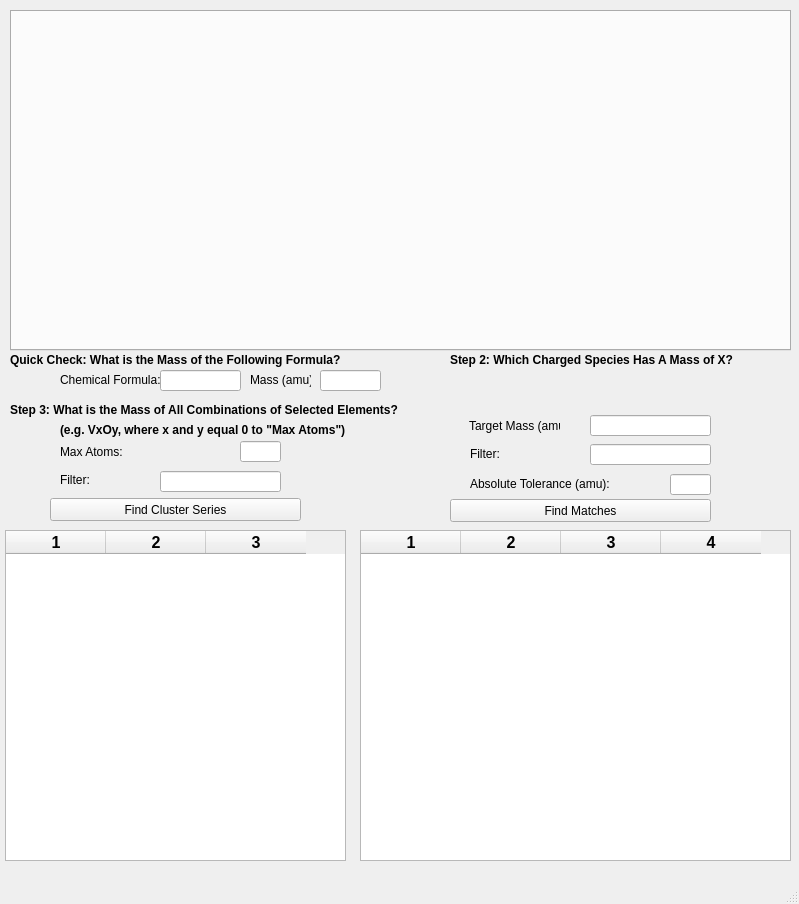
<?xml version="1.0" encoding="UTF-8"?>
<ui version="4.0">
 <class>MainWindow</class>
 <widget class="QMainWindow" name="MainWindow">
  <property name="geometry">
   <rect>
    <x>0</x>
    <y>0</y>
    <width>799</width>
    <height>904</height>
   </rect>
  </property>
  <property name="windowTitle">
   <string>MainWindow</string>
  </property>
  <widget class="QWidget" name="centralwidget">
   <widget class="QPushButton" name="btnFindMatches">
    <property name="geometry">
     <rect>
      <x>450</x>
      <y>499</y>
      <width>261</width>
      <height>23</height>
     </rect>
    </property>
    <property name="text">
     <string>Find Matches</string>
    </property>
   </widget>
   <widget class="QLabel" name="label_5">
    <property name="geometry">
     <rect>
      <x>470</x>
      <y>474</y>
      <width>191</width>
      <height>20</height>
     </rect>
    </property>
    <property name="text">
     <string>Absolute Tolerance (amu):</string>
    </property>
   </widget>
   <widget class="QLabel" name="label_6">
    <property name="geometry">
     <rect>
      <x>60</x>
      <y>436</y>
      <width>101</width>
      <height>31</height>
     </rect>
    </property>
    <property name="text">
     <string>Max Atoms:</string>
    </property>
   </widget>
   <widget class="QLabel" name="label">
    <property name="geometry">
     <rect>
      <x>469</x>
      <y>416</y>
      <width>91</width>
      <height>20</height>
     </rect>
    </property>
    <property name="text">
     <string>Target Mass (amu):</string>
    </property>
   </widget>
   <widget class="QLineEdit" name="filterClusterSeries">
    <property name="geometry">
     <rect>
      <x>160</x>
      <y>471</y>
      <width>121</width>
      <height>21</height>
     </rect>
    </property>
   </widget>
   <widget class="QPushButton" name="btnFindClusterSeries">
    <property name="geometry">
     <rect>
      <x>50</x>
      <y>498</y>
      <width>251</width>
      <height>23</height>
     </rect>
    </property>
    <property name="text">
     <string>Find Cluster Series</string>
    </property>
   </widget>
   <widget class="QLineEdit" name="maxAtomsLineEdit">
    <property name="geometry">
     <rect>
      <x>240</x>
      <y>441</y>
      <width>41</width>
      <height>21</height>
     </rect>
    </property>
   </widget>
   <widget class="QLineEdit" name="targetLineEdit">
    <property name="geometry">
     <rect>
      <x>590</x>
      <y>415</y>
      <width>121</width>
      <height>21</height>
     </rect>
    </property>
   </widget>
   <widget class="QLineEdit" name="toleranceLineEdit">
    <property name="geometry">
     <rect>
      <x>670</x>
      <y>474</y>
      <width>41</width>
      <height>21</height>
     </rect>
    </property>
   </widget>
   <widget class="QLabel" name="label_4">
    <property name="geometry">
     <rect>
      <x>60</x>
      <y>470</y>
      <width>91</width>
      <height>20</height>
     </rect>
    </property>
    <property name="text">
     <string>Filter:</string>
    </property>
   </widget>
   <widget class="QTableWidget" name="matchOutput">
    <property name="geometry">
     <rect>
      <x>360</x>
      <y>530</y>
      <width>431</width>
      <height>331</height>
     </rect>
    </property>
    <property name="font">
     <font>
      <pointsize>12</pointsize>
      <weight>75</weight>
      <bold>true</bold>
     </font>
    </property>
    <property name="sortingEnabled">
     <bool>true</bool>
    </property>
    <property name="columnCount">
     <number>4</number>
    </property>
    <attribute name="horizontalHeaderVisible">
     <bool>true</bool>
    </attribute>
    <attribute name="horizontalHeaderCascadingSectionResizes">
     <bool>false</bool>
    </attribute>
    <attribute name="verticalHeaderVisible">
     <bool>false</bool>
    </attribute>
    <column/>
    <column/>
    <column/>
    <column/>
   </widget>
   <widget class="QTabWidget" name="tabWidget">
    <property name="geometry">
     <rect>
      <x>10</x>
      <y>10</y>
      <width>781</width>
      <height>341</height>
     </rect>
    </property>
    <property name="currentIndex">
     <number>-1</number>
    </property>
   </widget>
   <widget class="QLineEdit" name="filterMatched">
    <property name="geometry">
     <rect>
      <x>590</x>
      <y>444</y>
      <width>121</width>
      <height>21</height>
     </rect>
    </property>
   </widget>
   <widget class="QLabel" name="label_7">
    <property name="geometry">
     <rect>
      <x>470</x>
      <y>444</y>
      <width>41</width>
      <height>20</height>
     </rect>
    </property>
    <property name="text">
     <string>Filter:</string>
    </property>
   </widget>
   <widget class="QTableWidget" name="seriesOutput">
    <property name="geometry">
     <rect>
      <x>5</x>
      <y>530</y>
      <width>341</width>
      <height>331</height>
     </rect>
    </property>
    <property name="font">
     <font>
      <pointsize>12</pointsize>
      <weight>75</weight>
      <bold>true</bold>
     </font>
    </property>
    <property name="sortingEnabled">
     <bool>true</bool>
    </property>
    <property name="columnCount">
     <number>3</number>
    </property>
    <attribute name="verticalHeaderVisible">
     <bool>false</bool>
    </attribute>
    <column/>
    <column/>
    <column/>
   </widget>
   <widget class="QLabel" name="label_2">
    <property name="geometry">
     <rect>
      <x>450</x>
      <y>350</y>
      <width>321</width>
      <height>20</height>
     </rect>
    </property>
    <property name="font">
     <font>
      <pointsize>9</pointsize>
      <weight>75</weight>
      <bold>true</bold>
     </font>
    </property>
    <property name="text">
     <string>Step 2: Which Charged Species Has A Mass of X?</string>
    </property>
   </widget>
   <widget class="QLabel" name="label_3">
    <property name="geometry">
     <rect>
      <x>10</x>
      <y>400</y>
      <width>511</width>
      <height>20</height>
     </rect>
    </property>
    <property name="font">
     <font>
      <pointsize>9</pointsize>
      <weight>75</weight>
      <bold>true</bold>
     </font>
    </property>
    <property name="text">
     <string>Step 3: What is the Mass of All Combinations of Selected Elements?</string>
    </property>
   </widget>
   <widget class="QLabel" name="label_8">
    <property name="geometry">
     <rect>
      <x>10</x>
      <y>350</y>
      <width>361</width>
      <height>20</height>
     </rect>
    </property>
    <property name="font">
     <font>
      <pointsize>9</pointsize>
      <weight>75</weight>
      <bold>true</bold>
     </font>
    </property>
    <property name="text">
     <string>Quick Check: What is the Mass of the Following Formula?</string>
    </property>
   </widget>
   <widget class="QLabel" name="label_9">
    <property name="geometry">
     <rect>
      <x>60</x>
      <y>420</y>
      <width>371</width>
      <height>20</height>
     </rect>
    </property>
    <property name="font">
     <font>
      <pointsize>9</pointsize>
      <weight>75</weight>
      <bold>true</bold>
     </font>
    </property>
    <property name="text">
     <string>(e.g. VxOy, where x and y equal 0 to &quot;Max Atoms&quot;)</string>
    </property>
   </widget>
   <widget class="QLabel" name="label_10">
    <property name="geometry">
     <rect>
      <x>60</x>
      <y>370</y>
      <width>111</width>
      <height>20</height>
     </rect>
    </property>
    <property name="text">
     <string>Chemical Formula:</string>
    </property>
   </widget>
   <widget class="QLineEdit" name="formulaLineEdit">
    <property name="geometry">
     <rect>
      <x>160</x>
      <y>370</y>
      <width>81</width>
      <height>21</height>
     </rect>
    </property>
   </widget>
   <widget class="QLineEdit" name="formulaMassLineEdit">
    <property name="geometry">
     <rect>
      <x>320</x>
      <y>370</y>
      <width>61</width>
      <height>21</height>
     </rect>
    </property>
    <property name="readOnly">
     <bool>false</bool>
    </property>
   </widget>
   <widget class="QLabel" name="label_11">
    <property name="geometry">
     <rect>
      <x>250</x>
      <y>370</y>
      <width>61</width>
      <height>20</height>
     </rect>
    </property>
    <property name="text">
     <string>Mass (amu):</string>
    </property>
   </widget>
  </widget>
  <widget class="QMenuBar" name="menubar">
   <property name="geometry">
    <rect>
     <x>0</x>
     <y>0</y>
     <width>799</width>
     <height>21</height>
    </rect>
   </property>
  </widget>
  <widget class="QStatusBar" name="statusbar"/>
 </widget>
 <resources/>
 <connections/>
</ui>
